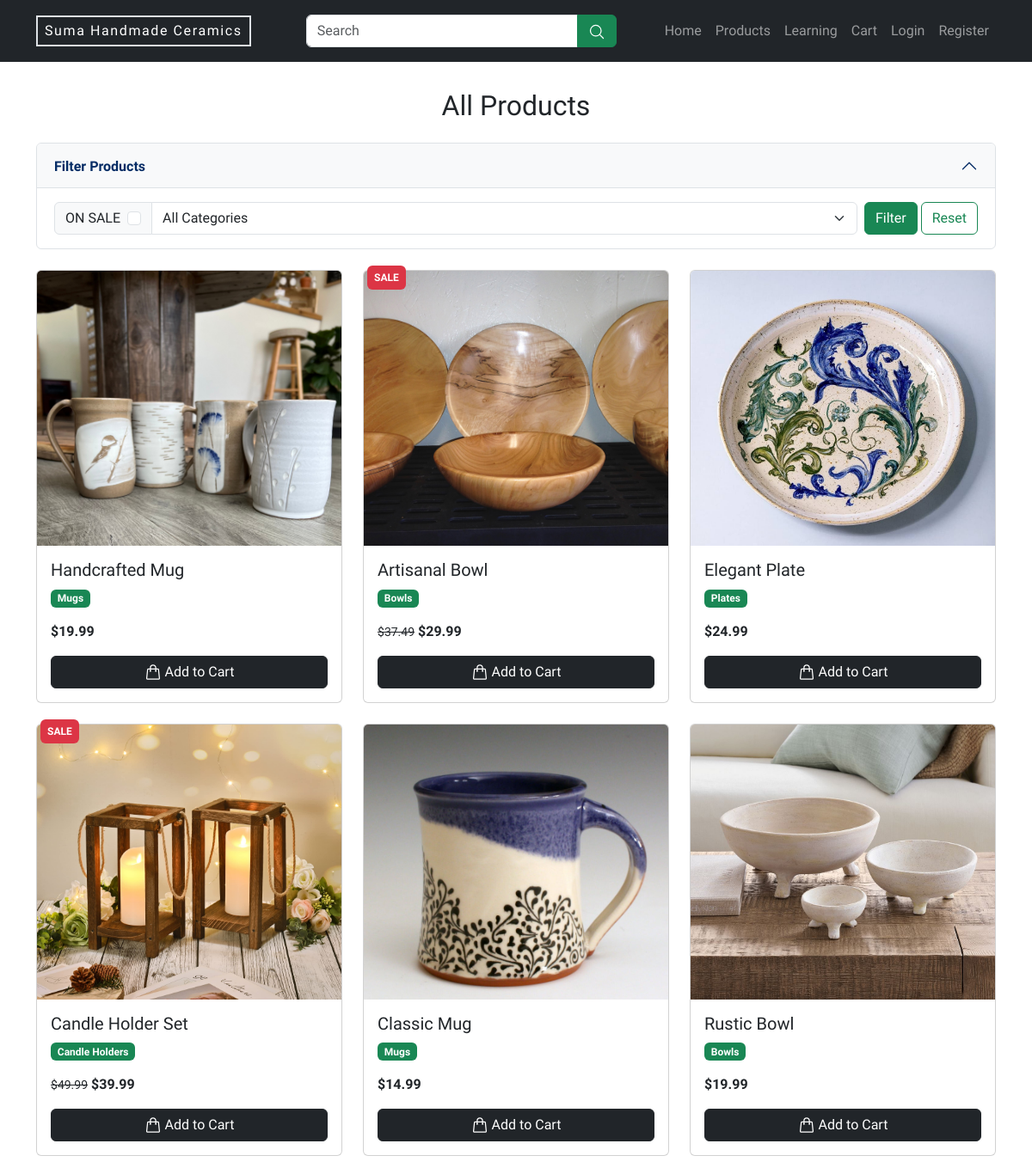
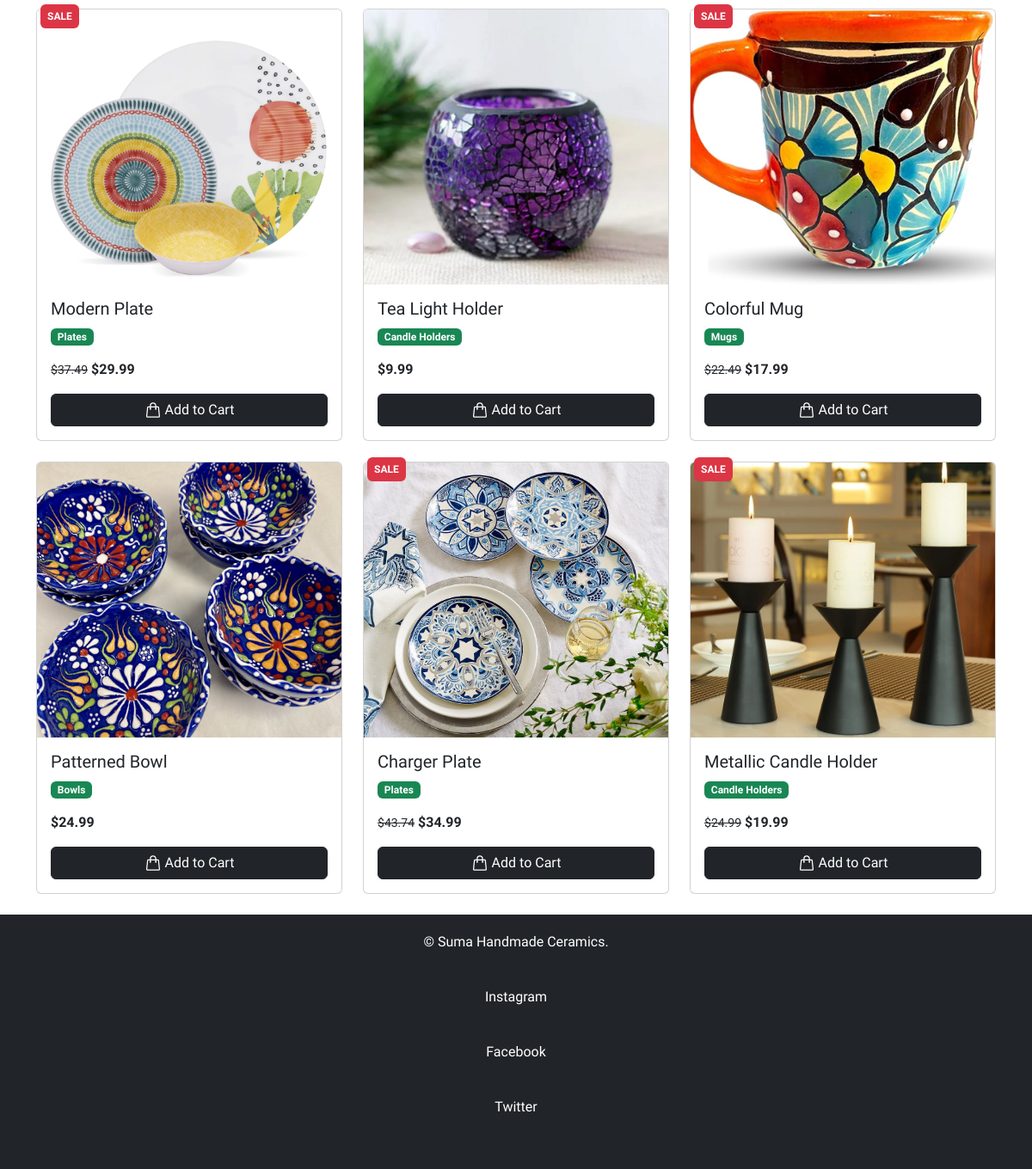
/products.php, run on the app's committed database (2 pictures, top to bottom).
### tables this page shows
CREATE TABLE products (
  id INT AUTO_INCREMENT PRIMARY KEY,
  title VARCHAR(255) NOT NULL,
  img_url VARCHAR(255) NOT NULL,
  description text NOT NULL,
  category VARCHAR(50) NOT NULL,
  price VARCHAR(10) NOT NULL,
  on_sale TINYINT(1) NOT NULL
);

### classes/db_conn.php (called while the page is built, shortened)
<?php
class DatabaseConn
{
    private $pdo;
    function __construct()
    {
        $pdo = new PDO("mysql:host=".DATABASE_HOST.";dbname=".DATABASE_NAME, DATABASE_USER, DATABASE_PASSWORD)
        or
        die('Database Error Occured');
        $this->pdo = $pdo;
    }
    function get_db_conn(){
        return $this->pdo;
    }
}
?>

### classes/product.php (called while the page is built, shortened)
<?php
class Product
{
    private $db;
    function __construct(PDO $pdo)
    {
        $this->db = $pdo;
    }
    function get_all_products($search = null, $category = null, $on_sale = null)
    {
        $sql = "SELECT * FROM products
        WHERE ('$search' = '' OR title LIKE '%$search%')
        AND ('$category' = '' OR category = '$category')
        AND ('$on_sale' = '' OR on_sale = 1);";
        $stmt = $this->db->query($sql);
        return $stmt->fetchAll();
    }
}
?>

### includes/card.php (the view, shortened to what this page needs)
<div class="card text-body position-relative">
    <?php if($product[6] == true): ?>
    <span class="badge bg-danger position-absolute top-0 start-0 p-2"
        style="transform: translate(4px, -6px);">SALE</span>
    <?php endif; ?>
    <a href="details.php?pid=<?php echo $product[0]; ?>">
        <img src="<?php echo "images/$product[2]"; ?>"
            class="card-img-top" alt="<?php echo $product[1]; ?>">
    </a>
    <div class="card-body pb-0">
        <h5 class="card-title"><?php echo $product[1]; ?></h5>
        <p class="card-text badge bg-success">
            <?php echo $product[4]; ?>
        </p>
        <p class="card-text">
            <?php if($product[6] == true): ?>
            <del
                class="small">$<?php echo number_format($product[5] + $product[5] * 0.25, 2); ?></del>
            <?php endif; ?>
            <span
                class="fw-bold"><?php echo "$" . $product[5]; ?></span>
        <form method="post" action="cart.php" class="d-inline-block w-100 ">
            <button type="submit" name="add_to_cart" class="btn btn-dark w-100 d-flex align-items-center justify-content-center">
                Add to Cart</button>
        </form>
        </p>
    </div>
</div>

### products.php (shortened to what this page needs)
<?php
include("includes/header.php");
include("classes/db_conn.php");
include("classes/product.php");
$db_conn = new DatabaseConn();
$product = new Product($db_conn->get_db_conn());
$search = isset($_GET['search']) ? $_GET['search'] : null;
$on_sale = isset($_GET['onsale']) ? $_GET['onsale'] : null;
$category = isset($_GET['pcategory']) ? $_GET['pcategory'] : null;
$products = $product->get_all_products($search, $category, $on_sale);
?>
<div class="container mt-5">
   <h2 class="text-center mb-4">All Products</h2>
<div class="mx-auto accordion mb-4" id="accordionExample">
      <div class="accordion-item">
        <h2 class="accordion-header" id="headingOne">
          <button class="accordion-button bg-light fw-bold" type="button" data-bs-toggle="collapse" data-bs-target="#collapseOne" aria-expanded="true" aria-controls="collapseOne">
            Filter Products
          </button>
        </h2>
        <div id="collapseOne" class="accordion-collapse collapse show" aria-labelledby="headingOne" data-bs-parent="#accordionExample">
          <div class="accordion-body">
          <form class="d-flex">
                <div class="input-group">
                    <div class="input-group-text">
                        <span class="me-2">ON SALE</span>
                        <input class="form-check-input mt-0" type="checkbox" value="1" name="onsale"
                        aria-label="Checkbox for following text input">
                    </div>
                    <select class="form-select" id="categorySelect" name="pcategory">
                            <option value="">All Categories</option>
                    </select>
                </div>
                <button type="submit" class="btn btn-success ms-2">Filter</button>
                <a href="products.php" class="btn btn-outline-success ms-1">Reset</a>
            </form>
          </div>
        </div>
      </div>
    </div>
    <div class="row">
        <?php foreach($products as $product){ ?>
            <div class="col-md-4 mb-4">
              <?php include("includes/card.php"); ?>
            </div>
        <?php } ?>
    </div>
</div>
<?php include("includes/footer.php"); ?>

### includes/header.php (style rules this page uses)
:root { --bs-body-font-family: "Libre Franklin", sans-serif; }
body { padding-top: 56px; }
.card img { object-fit: cover; height: 320px !important; }

### data on the page
products: img_url (picture), title "Handcrafted Mug", category "Mugs", price "19.99"
products: on_sale "SALE", img_url (picture), title "Artisanal Bowl", category "Bowls", $product[5] + $product[5] * 0.25 "37.49", price "29.99"
products: img_url (picture), title "Elegant Plate", category "Plates", price "24.99"
products: on_sale "SALE", img_url (picture), title "Candle Holder Set", category "Candle Holders", $product[5] + $product[5] * 0.25 "49.99", price "39.99"
products: img_url (picture), title "Classic Mug", category "Mugs", price "14.99"
products: img_url (picture), title "Rustic Bowl", category "Bowls", price "19.99"
products: on_sale "SALE", img_url (picture), title "Modern Plate", category "Plates", $product[5] + $product[5] * 0.25 "37.49", price "29.99"
products: img_url (picture), title "Tea Light Holder", category "Candle Holders", price "9.99"
products: on_sale "SALE", img_url (picture), title "Colorful Mug", category "Mugs", $product[5] + $product[5] * 0.25 "22.49", price "17.99"
products: img_url (picture), title "Patterned Bowl", category "Bowls", price "24.99"
products: on_sale "SALE", img_url (picture), title "Charger Plate", category "Plates", $product[5] + $product[5] * 0.25 "43.74", price "34.99"
products: on_sale "SALE", img_url (picture), title "Metallic Candle Holder", category "Candle Holders", $product[5] + $product[5] * 0.25 "24.99", price "19.99"
